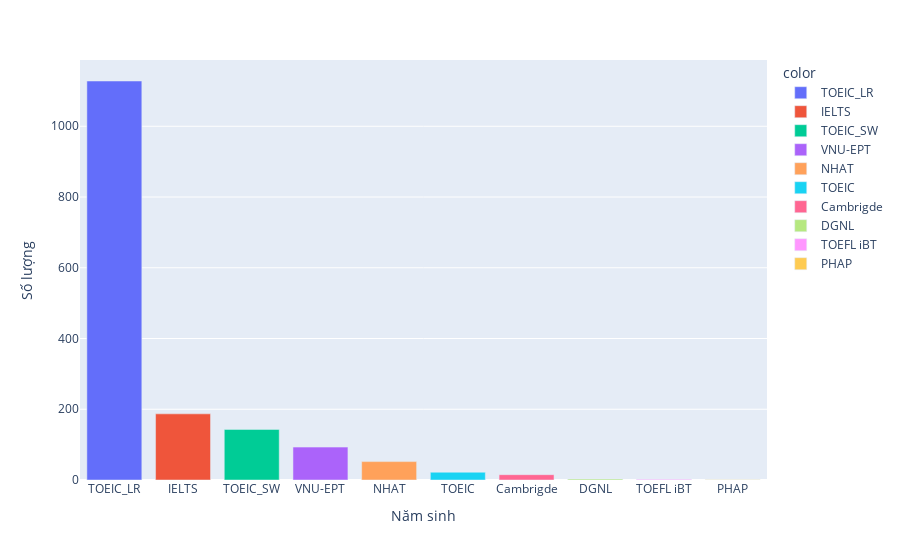

Notebook code for this chart:
### Code cell
'''
Có thể thấy, bằng TOEIC bị nhập sai chính tả thành TOIEC, cần điều chỉnh thông tin này,
Đoạn code dưới đây là cách thay đổi, sau đó là kết quả số lượng các loại chứng chỉ tiếng anh
được xét tại UIT
'''
chungchi["LoaiXN"] = chungchi["LoaiXN"].replace("TOIEC","TOEIC")
fig = px.bar(x = chungchi["LoaiXN"].value_counts().index,
             y = chungchi["LoaiXN"].value_counts().values,
         color = chungchi["LoaiXN"].value_counts().index,
             labels = {'x': "Năm sinh",
                     'y': "Số lượng"})
fig

### Figure 1 — Plotly figure (JSON) as saved in the notebook; plotly's stock layout.template omitted (floating-point values rounded to 4 significant figures)
{"data": [{"alignmentgroup": "True", "hovertemplate": "color=TOEIC_LR<br>Năm sinh=%{x}<br>Số lượng=%{y}<extra></extra>", "legendgroup": "TOEIC_LR", "marker": {"color": "#636efa", "pattern": {"shape": ""}}, "name": "TOEIC_LR", "offsetgroup": "TOEIC_LR", "orientation": "v", "showlegend": true, "textposition": "auto", "type": "bar", "x": ["TOEIC_LR"], "xaxis": "x", "y": [1128], "yaxis": "y"}, {"alignmentgroup": "True", "hovertemplate": "color=IELTS<br>Năm sinh=%{x}<br>Số lượng=%{y}<extra></extra>", "legendgroup": "IELTS", "marker": {"color": "#EF553B", "pattern": {"shape": ""}}, "name": "IELTS", "offsetgroup": "IELTS", "orientation": "v", "showlegend": true, "textposition": "auto", "type": "bar", "x": ["IELTS"], "xaxis": "x", "y": [187], "yaxis": "y"}, {"alignmentgroup": "True", "hovertemplate": "color=TOEIC_SW<br>Năm sinh=%{x}<br>Số lượng=%{y}<extra></extra>", "legendgroup": "TOEIC_SW", "marker": {"color": "#00cc96", "pattern": {"shape": ""}}, "name": "TOEIC_SW", "offsetgroup": "TOEIC_SW", "orientation": "v", "showlegend": true, "textposition": "auto", "type": "bar", "x": ["TOEIC_SW"], "xaxis": "x", "y": [143], "yaxis": "y"}, {"alignmentgroup": "True", "hovertemplate": "color=VNU-EPT<br>Năm sinh=%{x}<br>Số lượng=%{y}<extra></extra>", "legendgroup": "VNU-EPT", "marker": {"color": "#ab63fa", "pattern": {"shape": ""}}, "name": "VNU-EPT", "offsetgroup": "VNU-EPT", "orientation": "v", "showlegend": true, "textposition": "auto", "type": "bar", "x": ["VNU-EPT"], "xaxis": "x", "y": [93], "yaxis": "y"}, {"alignmentgroup": "True", "hovertemplate": "color=NHAT<br>Năm sinh=%{x}<br>Số lượng=%{y}<extra></extra>", "legendgroup": "NHAT", "marker": {"color": "#FFA15A", "pattern": {"shape": ""}}, "name": "NHAT", "offsetgroup": "NHAT", "orientation": "v", "showlegend": true, "textposition": "auto", "type": "bar", "x": ["NHAT"], "xaxis": "x", "y": [52], "yaxis": "y"}, {"alignmentgroup": "True", "hovertemplate": "color=TOEIC<br>Năm sinh=%{x}<br>Số lượng=%{y}<extra></extra>", "legendgroup": "TOEIC", "marker": {"color": "#19d3f3", "pattern": {"shape": ""}}, "name": "TOEIC", "offsetgroup": "TOEIC", "orientation": "v", "showlegend": true, "textposition": "auto", "type": "bar", "x": ["TOEIC"], "xaxis": "x", "y": [22], "yaxis": "y"}, {"alignmentgroup": "True", "hovertemplate": "color=Cambrigde<br>Năm sinh=%{x}<br>Số lượng=%{y}<extra></extra>", "legendgroup": "Cambrigde", "marker": {"color": "#FF6692", "pattern": {"shape": ""}}, "name": "Cambrigde", "offsetgroup": "Cambrigde", "orientation": "v", "showlegend": true, "textposition": "auto", "type": "bar", "x": ["Cambrigde"], "xaxis": "x", "y": [15], "yaxis": "y"}, {"alignmentgroup": "True", "hovertemplate": "color=DGNL<br>Năm sinh=%{x}<br>Số lượng=%{y}<extra></extra>", "legendgroup": "DGNL", "marker": {"color": "#B6E880", "pattern": {"shape": ""}}, "name": "DGNL", "offsetgroup": "DGNL", "orientation": "v", "showlegend": true, "textposition": "auto", "type": "bar", "x": ["DGNL"], "xaxis": "x", "y": [3], "yaxis": "y"}, {"alignmentgroup": "True", "hovertemplate": "color=TOEFL iBT<br>Năm sinh=%{x}<br>Số lượng=%{y}<extra></extra>", "legendgroup": "TOEFL iBT", "marker": {"color": "#FF97FF", "pattern": {"shape": ""}}, "name": "TOEFL iBT", "offsetgroup": "TOEFL iBT", "orientation": "v", "showlegend": true, "textposition": "auto", "type": "bar", "x": ["TOEFL iBT"], "xaxis": "x", "y": [2], "yaxis": "y"}, {"alignmentgroup": "True", "hovertemplate": "color=PHAP<br>Năm sinh=%{x}<br>Số lượng=%{y}<extra></extra>", "legendgroup": "PHAP", "marker": {"color": "#FECB52", "pattern": {"shape": ""}}, "name": "PHAP", "offsetgroup": "PHAP", "orientation": "v", "showlegend": true, "textposition": "auto", "type": "bar", "x": ["PHAP"], "xaxis": "x", "y": [1], "yaxis": "y"}], "layout": {"barmode": "relative", "legend": {"title": {"text": "color"}, "tracegroupgap": 0}, "margin": {"t": 60}, "xaxis": {"anchor": "y", "domain": [0, 1], "title": {"text": "Năm sinh"}}, "yaxis": {"anchor": "x", "domain": [0, 1], "title": {"text": "Số lượng"}}}}
